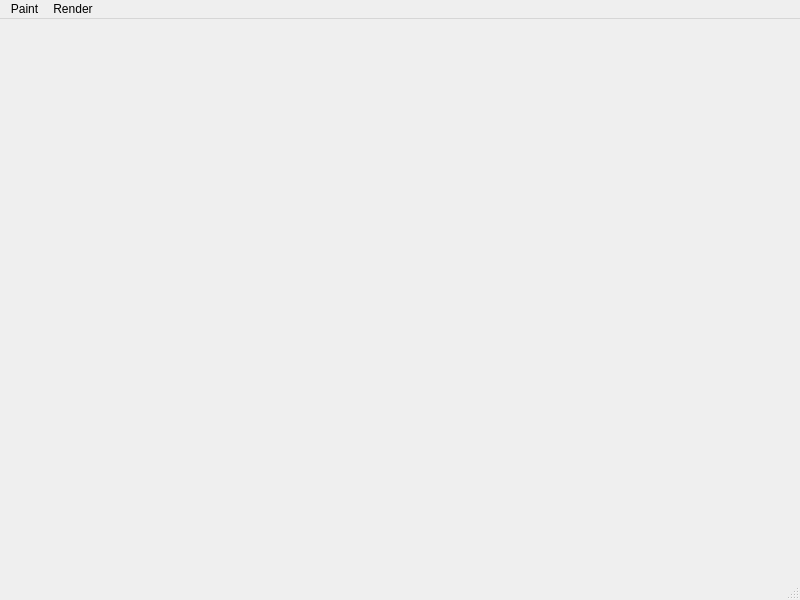
<?xml version="1.0" encoding="UTF-8"?>
<ui version="4.0">
 <class>MainWindow</class>
 <widget class="QMainWindow" name="MainWindow">
  <property name="geometry">
   <rect>
    <x>0</x>
    <y>0</y>
    <width>800</width>
    <height>600</height>
   </rect>
  </property>
  <property name="windowTitle">
   <string>MainWindow</string>
  </property>
  <widget class="MyGLWidget" name="centralwidget"/>
  <widget class="QMenuBar" name="menubar">
   <property name="geometry">
    <rect>
     <x>0</x>
     <y>0</y>
     <width>800</width>
     <height>22</height>
    </rect>
   </property>
   <widget class="QMenu" name="menuClear">
    <property name="title">
     <string>Paint</string>
    </property>
    <addaction name="actionClear"/>
    <addaction name="separator"/>
    <addaction name="actionDraw_Rect"/>
    <addaction name="actionDraw_Circle"/>
    <addaction name="actionDraw_Triangle"/>
   </widget>
   <widget class="QMenu" name="menuRender">
    <property name="title">
     <string>Render</string>
    </property>
    <addaction name="separator"/>
    <addaction name="actionGL_FILL"/>
    <addaction name="actionGL_LINE"/>
   </widget>
   <addaction name="menuClear"/>
   <addaction name="menuRender"/>
  </widget>
  <widget class="QStatusBar" name="statusbar"/>
  <action name="actionClear">
   <property name="text">
    <string>Clear</string>
   </property>
  </action>
  <action name="actionDraw_Rect">
   <property name="text">
    <string>Draw Rect</string>
   </property>
  </action>
  <action name="actionDraw_Circle">
   <property name="text">
    <string>Draw Circle</string>
   </property>
  </action>
  <action name="actionDraw_Triangle">
   <property name="text">
    <string>Draw Triangles</string>
   </property>
  </action>
  <action name="actionGL_FILL">
   <property name="text">
    <string>GL_FILL</string>
   </property>
  </action>
  <action name="actionGL_LINE">
   <property name="text">
    <string>GL_LINE</string>
   </property>
  </action>
 </widget>
 <customwidgets>
  <customwidget>
   <class>MyGLWidget</class>
   <extends>QWidget</extends>
   <header>myglwidget.h</header>
   <container>1</container>
  </customwidget>
 </customwidgets>
 <resources/>
 <connections/>
</ui>
